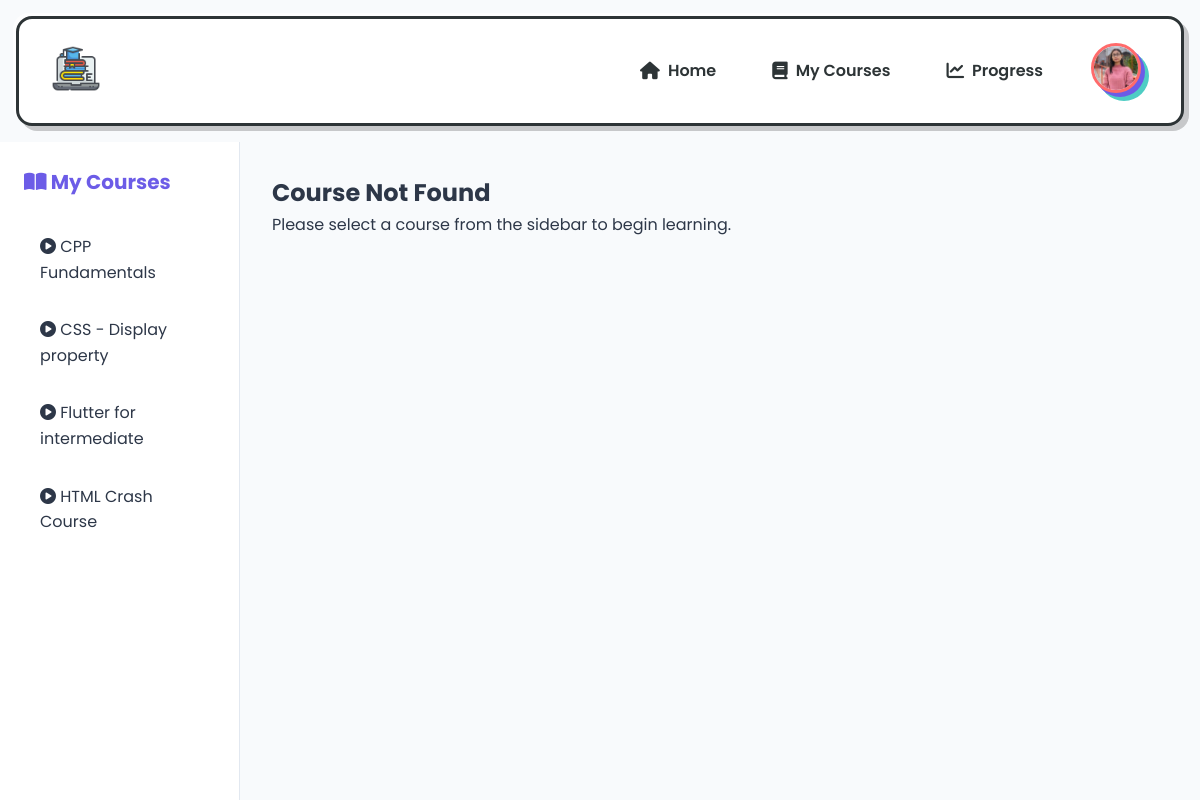
Page /Backend/continueCourse.php (signed in) on the earlier database version.
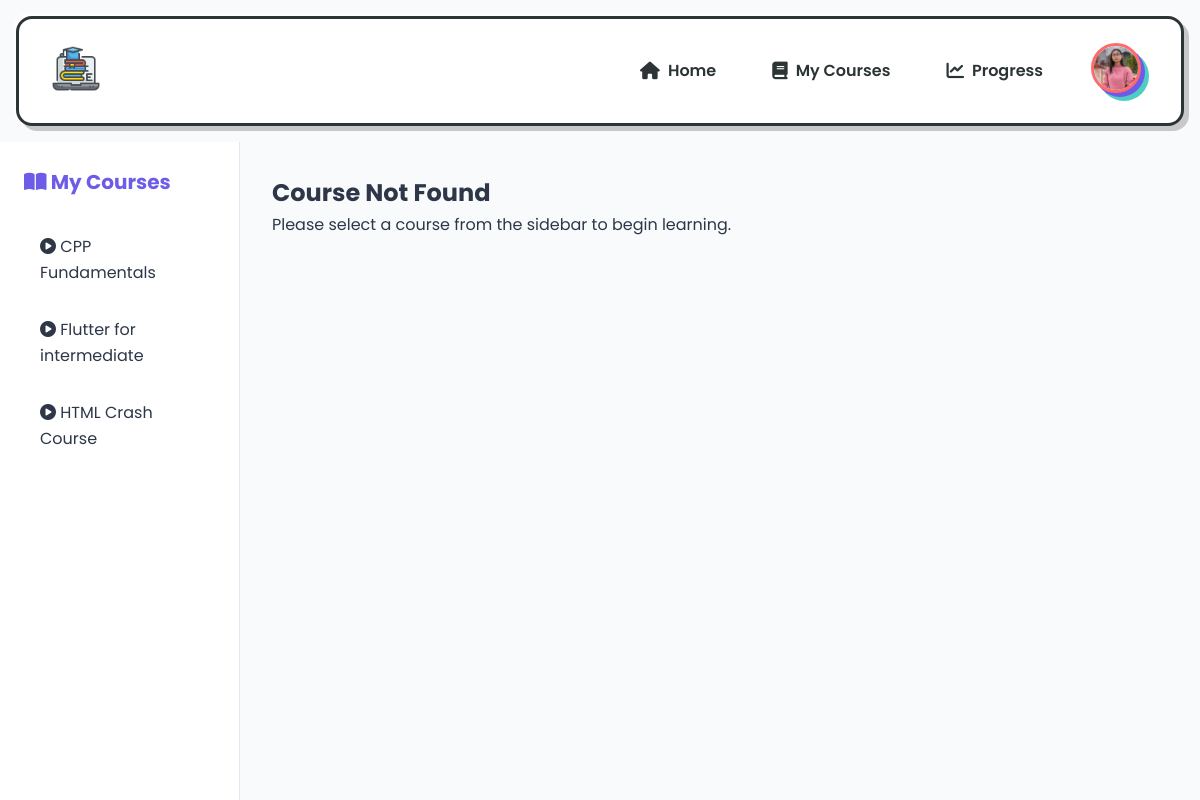
Same page on the later database version.
### tables this page shows
CREATE TABLE `users` (
  `id` int(11) NOT NULL,
  `username` varchar(50) NOT NULL,
  `email` varchar(100) NOT NULL,
  `phone` varchar(15) DEFAULT NULL,
  `address` text DEFAULT NULL,
  `education` varchar(255) DEFAULT NULL,
  `skills` varchar(255) DEFAULT NULL,
  `password` varchar(255) NOT NULL,
  `created_at` timestamp NOT NULL DEFAULT current_timestamp(),
  `name` varchar(255) DEFAULT NULL,
  `profile_pic` blob DEFAULT NULL
);

CREATE TABLE `courses` (
  `id` int(11) NOT NULL,
  `title` varchar(100) NOT NULL,
  `author` varchar(100) DEFAULT NULL,
  `description` text DEFAULT NULL,
  `image` varchar(255) DEFAULT NULL,
  `video_link` varchar(255) DEFAULT NULL,
  `resource_link` varchar(255) DEFAULT NULL,
  `upload_resource` varchar(255) DEFAULT NULL,
  `category` varchar(50) DEFAULT NULL,
  `rating` float NOT NULL DEFAULT 0,
  `rating_count` int(11) DEFAULT 0,
  `price` decimal(10,2) DEFAULT 0.00,
  `created_at` timestamp NOT NULL DEFAULT current_timestamp(),
  `subject` varchar(255) DEFAULT NULL,
  `PrimaryID` int(11) NOT NULL
);

### Backend/continueCourse.php (the view, shortened to what this page needs)
<?php
require_once 'db.php';
$course_id = isset($_GET['course_id']) ? intval($_GET['course_id']) : 0;
$stmt = $conn->prepare("SELECT * FROM courses WHERE PrimaryID = ?");
$stmt->bind_param("i", $course_id);
$stmt->execute();
$course = $stmt->get_result()->fetch_assoc();
$current_rating = $course['rating'] ?? 0;
$rating_count = $course['rating_count'] ?? 0;
$user_id = $_SESSION['user_id'];
$enrolled_stmt = $conn->prepare("
    SELECT c.PrimaryID, c.title
    FROM user_courses uc
    JOIN courses c ON uc.course_id = c.PrimaryID
    WHERE uc.user_id = ?
    ORDER BY c.title
");
$enrolled_stmt->bind_param("i", $user_id);
$enrolled_stmt->execute();
$enrolled_courses = $enrolled_stmt->get_result()->fetch_all(MYSQLI_ASSOC);
?>
<?php
    $stmt = $conn->prepare("SELECT profile_pic FROM users WHERE id = ?");
    $stmt->bind_param("i", $_SESSION['user_id']);
    $stmt->execute();
    $result = $stmt->get_result();
    $user = $result->fetch_assoc();
if (!empty($user['profile_pic'])) {
    $absolutePath = __DIR__ . '/uploads/' . basename($user['profile_pic']);
    if (file_exists($absolutePath)) {
        $profilePicUrl = '/LPD/Backend/uploads/' . basename($user['profile_pic']);
    } else {
        $profilePicUrl = '/LPD/Asset/user.png';
    }
} else {
    $profilePicUrl = '/LPD/Asset/user.png';
}
?>
<!DOCTYPE html>
<html lang="en">
<head>
  <link rel="stylesheet" href="https://cdnjs.cloudflare.com/ajax/libs/font-awesome/6.4.0/css/all.min.css">
  <link rel="stylesheet" href="../User Dashboard/styles.css">
</head>
<body>
  <header class="neopop-header">
    <div class="logo-container">
      <img src="../Asset/logo.png" alt="Learning Path Logo" class="logo" width="50px">
    </div>
    <nav class="main-nav">
      <a href="../User Dashboard/dashboard.php" class="nav-link"><i class="fas fa-home"></i> Home</a>
      <a href="../User Dashboard/dashboard.php#category-nav" class="nav-link"><i class="fas fa-book"></i> My Courses</a>
      <a href="#" class="nav-link"><i class="fas fa-chart-line"></i> Progress</a>
      <div class="profile-dropdown">
        <button class="profile-icon" id="profile-icon-button">
          <img id="user-profile-pic" class="profile-pic" src="<?php echo htmlspecialchars($profilePicUrl); ?>" onerror="this.src='../Asset/user.png'" alt="Profile Picture" height="50">
        </button>
      </div>
    </nav>
  </header>
  <div class="learning-container">
    <aside class="course-sidebar">
      <div class="sidebar-header">
        <h2><i class="fas fa-book-open"></i> My Courses</h2>
      </div>
      <ul class="course-list">
        <?php foreach ($enrolled_courses as $ecourse): ?>
          <li class="course-item">
            <a href="continueCourse.php?course_id=<?php echo $ecourse['PrimaryID']; ?>"
               class="course-link <?php echo ($ecourse['PrimaryID'] == $course_id) ? 'active' : ''; ?>">
              <i class="fas fa-play-circle"></i> <?php echo htmlspecialchars($ecourse['title']); ?>
            </a>
          </li>
        <?php endforeach; ?>
      </ul>
    </aside>
    <main class="course-content">
      <?php if ($course): ?>
        <h1 class="course-title"><?php echo htmlspecialchars($course['title']); ?></h1>
        <div class="course-video-container">
            <?php
            $videoUrl = '';
            if (!empty($course['video_link'])) {
                if (str_contains($course['video_link'], 'youtube.com') || str_contains($course['video_link'], 'youtu.be')) {
                    $videoUrl = convertYoutubeUrlToEmbed($course['video_link']);
                } else {
                    $videoUrl = $course['video_link'];
                }
            }
            if (!empty($videoUrl)): ?>
                <iframe class="course-video"
                        src="<?php echo htmlspecialchars($videoUrl) ?>?rel=0&modestbranding=1"
                        frameborder="0"
                        allow="accelerometer; autoplay; clipboard-write; encrypted-media; gyroscope; picture-in-picture"
                        allowfullscreen></iframe>
                        <!-- <video class="course-video"
                            src="<?php echo htmlspecialchars($videoUrl); ?>"
                            controls
                            autoplay
                            onerror="this.src='../Asset/cpp.mp4'">
                            Your browser does not support the video tag.
                        </video> -->
            <?php else: ?>
                <div class="video-placeholder">
                    <!-- <i class="fas fa-video-slash"></i>
                    <p>Video content not available</p> -->
                    <video class="course-video"
                            src="<?php echo htmlspecialchars($videoUrl); ?>"
                            controls
                            autoplay
                            onerror="this.src='../Asset/cpp.mp4'">
                            Your browser does not support the video tag.
                        </video>
                    <?php if (empty($course['video_link'])): ?>
                        <p class="debug-info">No video link provided in database</p>
                    <?php endif; ?>
                </div>
            <?php endif; ?>
        </div>
        <div class="course-description">
            <h3>About This Course</h3>
            <div class="rating-display" style="margin: 10px 0;">
                <?php
                $full_stars = floor($current_rating);
                $has_half_star = ($current_rating - $full_stars) >= 0.5;
                $empty_stars = 5 - $full_stars - ($has_half_star ? 1 : 0);
                for ($i = 0; $i < $full_stars; $i++) {
                    echo '<i class="fas fa-star" style="color: #f6ad55;"></i>';
                }
                if ($has_half_star) {
                    echo '<i class="fas fa-star-half-alt" style="color: #f6ad55;"></i>';
                }
                for ($i = 0; $i < $empty_stars; $i++) {
                    echo '<i class="far fa-star" style="color: #f6ad55;"></i>';
                }
                ?>
                <span style="margin-left: 5px;"><?php echo number_format($current_rating, 1); ?> (<?php echo $rating_count; ?> ratings)</span>
            </div>
            <p><?php echo nl2br(htmlspecialchars($course['description'])); ?></p>
        </div>
        <?php if ($course['resource_link']): ?>
          <div class="course-resources">
            <h3><i class="fas fa-file-alt"></i> Resources</h3>
            <a href="<?php echo htmlspecialchars($course['resource_link']); ?>" class="resource-link" target="_blank">
              Study Materials
            </a>
          </div>
<?php if (!empty($course['upload_resource'])): ?>
<div class="resource-download" style="margin-top: 2rem; background: #f8f9fa; padding: 1.5rem; border-radius: 8px;">
    <h3 style="font-size: 1.25rem; margin-bottom: 1rem; color: #2d3748;">
        <i class="fas fa-file-download"></i> Study Materials
    </h3>
    <?php
    if (json_decode($course['upload_resource'])) {
        $resources = json_decode($course['upload_resource'], true);
        foreach ($resources as $resource): ?>
            <a href="../Admin/uploads/<?php echo htmlspecialchars($resource); ?>"
               class="download-btn"
               download
               style="display: inline-flex; align-items: center; background: #6a0dad; color: white; padding: 0.75rem 1.5rem; border-radius: 6px; text-decoration: none; margin-right: 1rem; margin-bottom: 1rem; transition: all 0.3s;">
                <i class="fas fa-download" style="margin-right: 8px;"></i>
                Download <?php echo pathinfo($resource, PATHINFO_EXTENSION); ?> File
            </a>
        <?php endforeach;
    } else {
        $resource = $course['upload_resource'];
        ?>
        <a href="../Admin/uploads/<?php echo htmlspecialchars($resource); ?>"
           class="download-btn"
           download
           style="display: inline-flex; align-items: center; background: #6a0dad; color: white; padding: 0.75rem 1.5rem; border-radius: 6px; text-decoration: none; transition: all 0.3s;">
            <i class="fas fa-download" style="margin-right: 8px;"></i>
            Download Study Materials (<?php echo strtoupper(pathinfo($resource, PATHINFO_EXTENSION)); ?>)
        </a>
    <?php } ?>
    <p style="font-size: 0.9rem; color: #718096; margin-top: 1rem;">
        <i class="fas fa-info-circle"></i> File will download automatically when clicked
    </p>
</div>
<?php endif; ?>
        <?php endif; ?>
      <?php else: ?>
        <div class="no-course-selected">
          <h2>Course Not Found</h2>
          <p>Please select a course from the sidebar to begin learning.</p>
        </div>
      <?php endif; ?>
    </main>
  </div>
</body>
</html>

### User Dashboard/styles.css (style rules this page uses)
:root { --electric-purple: #6C5CE7; --vibrant-pink: #FD79A8; --neon-blue: #00CEFF; --deep-space: #2D3436; --pure-white: #FFFFFF; --soft-cloud: #F5F6FA; --web-dev: #6C5CE7; --data-science: #00B894; --mobile-dev: #0984E3; --design: #FD79A8; --business: #FDCB6E; --shadow-offset: 5px; --shadow-blur: 0px; --shadow-color: rgba(0, 0, 0, 0.2); --highlight-offset: -3px; --highlight-blur: 0px; --highlight-color: rgba(255, 255, 255, 0.7); --border-thickness: 3px; --border-radius: 16px; }
html, body { height: 100%; margin: 0; padding: 0; font-family: 'Poppins', sans-serif; }
* { box-sizing: border-box; margin: 0; padding: 0; }
body { font-family: 'Poppins', sans-serif; background-color: var(--soft-cloud); color: var(--deep-space); line-height: 1.6; }
.profile-dropdown { position: relative; display: inline-block; }
.profile-icon { background: none; border: none; cursor: pointer; padding: 0.5rem; color: var(--deep-space); transition: all 0.3s ease; }
.main-nav { display: flex; align-items: center; gap: 1.5rem; }
.main-nav .nav-link { display: flex; align-items: center; gap: 0.5rem; color: var(--deep-space); text-decoration: none; font-weight: 600; padding: 0.5rem 1rem; position: relative; transition: all 0.3s ease; }
.main-nav .nav-link i { font-size: 1.1rem; }
.main-nav .nav-link::after { content: ''; position: absolute; bottom: 0; left: 50%; width: 0; height: 3px; background-color: var(--electric-purple); transition: all 0.3s ease; transform: translateX(-50%); }
.neopop-header { background: var(--pure-white); border: var(--border-thickness) solid var(--deep-space); border-radius: var(--border-radius); box-shadow: var(--shadow-offset) var(--shadow-offset) var(--shadow-blur) var(--shadow-color), var(--highlight-offset) var(--highlight-offset) var(--highlight-blur) var(--highlight-color); display: flex; justify-content: space-between; align-items: center; padding: 1rem 2rem; position: sticky; top: 0; z-index: 100; margin: 1rem; transition: all 0.3s cubic-bezier(0.175, 0.885, 0.32, 1.275); }
.profile-pic { border-radius: 50%; border: 3px solid #ff6b6b; box-shadow: 4px 4px 0 var(--electric-purple), 8px 8px 0 #4ecdc4; transition: transform 0.3s ease, box-shadow 0.3s ease; background-color: white; object-fit: cover; width: 50px; height: 50px; }

### Backend/continueCourse.php (style rules this page uses)
:root { --primary-color: #6C5CE7; --primary-dark: #5a0b9d; --text-color: #2d3748; --text-light: #718096; --bg-color: #f8fafc; --sidebar-width: 20%; }
* { margin: 0; padding: 0; box-sizing: border-box; font-family: 'Poppins', sans-serif; }
body { display: flex; flex-direction: column; height: 100vh; background-color: var(--bg-color); color: var(--text-color); }
.learning-container { display: flex; flex: 1; overflow: hidden; }
.course-sidebar { width: var(--sidebar-width); background: white; border-right: 1px solid #e2e8f0; overflow-y: auto; padding: 1.5rem; transition: transform 0.3s; }
.sidebar-header { margin-bottom: 1.5rem; }
.sidebar-header h2 { font-size: 1.25rem; color: var(--primary-color); }
.course-list { list-style: none; }
.course-item { margin-bottom: 0.5rem; }
.course-link { display: block; padding: 0.75rem 1rem; color: var(--text-color); text-decoration: none; border-radius: 6px; transition: all 0.3s; }
.course-content { flex: 1; padding: 2rem; overflow-y: auto; }

Differences in the rows shown:
no longer on this page (row edited): courses: title "CSS - Display property"
